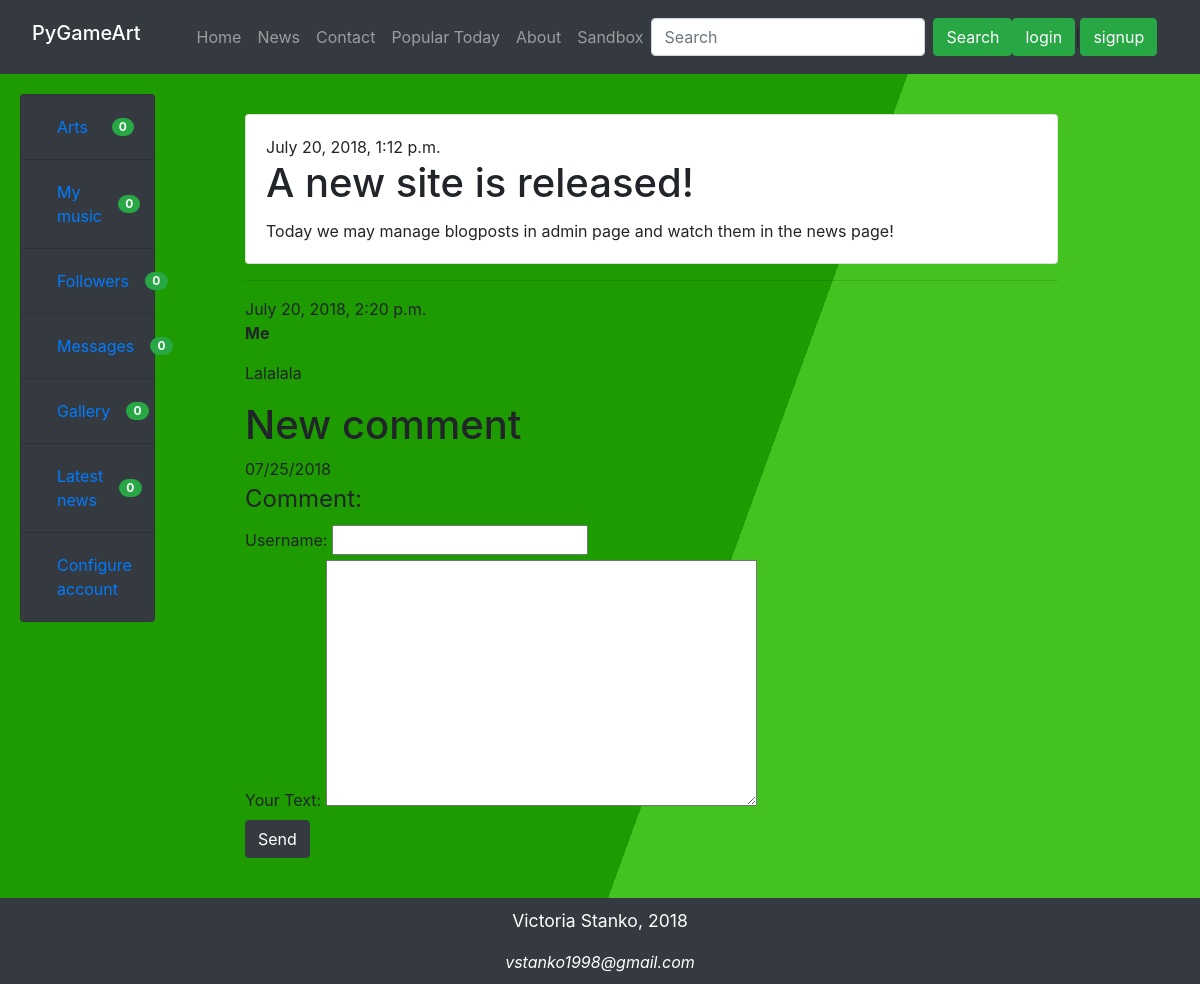
The page /news/post/1/ on the database as committed earlier.
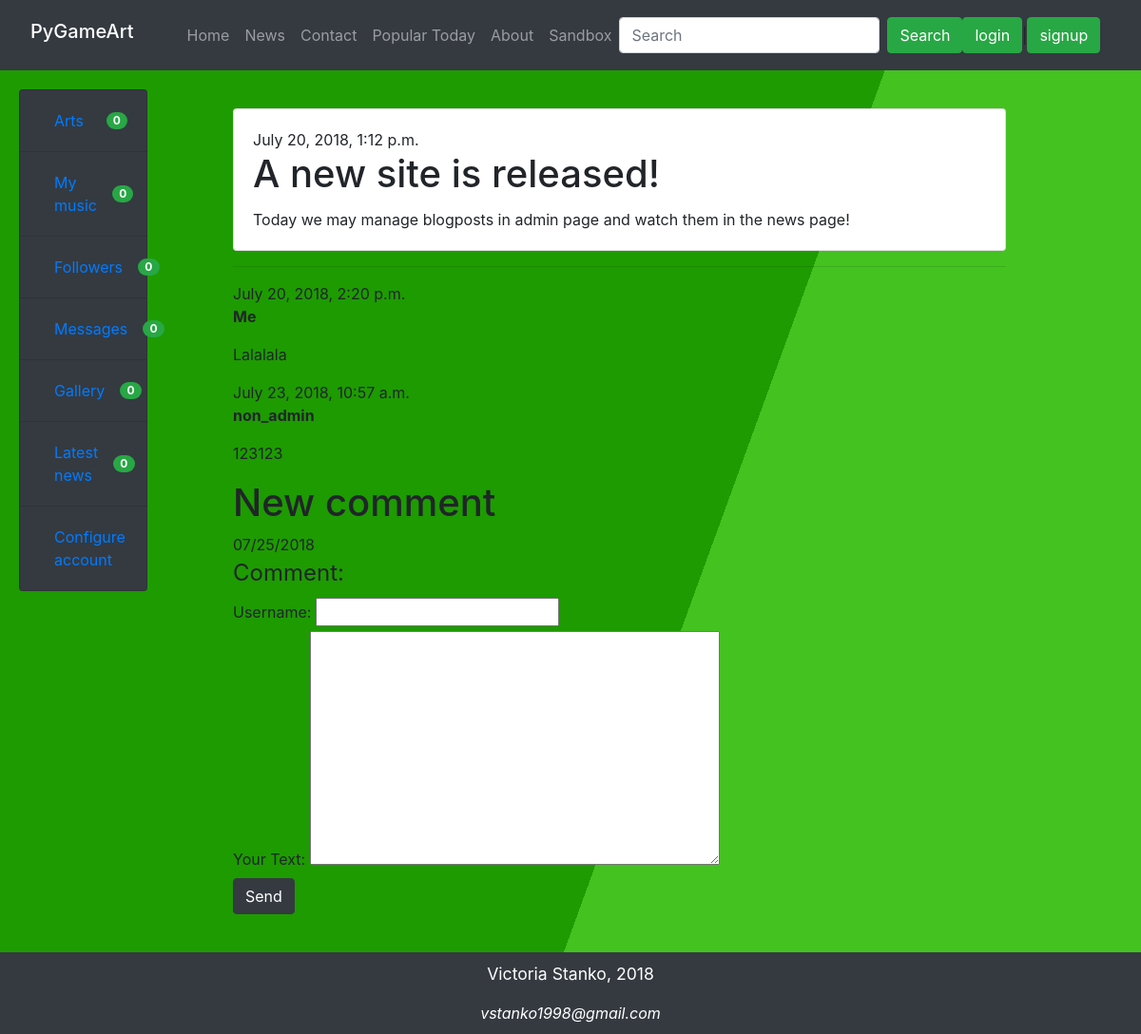
The same page on the database as committed later.
### blog/models.py (models this page shows, shortened)
class Comment(models.Model):
    post = models.ForeignKey('blog.Post', on_delete=models.CASCADE, related_name='comments')
    author = models.CharField(max_length=200)
    author_id = models.CharField(max_length=200, default='', blank=True)
    text = models.TextField()
    created_date = models.DateTimeField(default=timezone.now)
    approved_comment = models.BooleanField(default=False)

### blog/views.py (the view)
# urls.py: url(r'^post/(?P<pk>\d+)/$', views.news_detail, name='news_detail'),
def news_detail(request, pk):
    post = get_object_or_404(Post, pk=pk)
    form = CommentForm
    return render(request, 'news_detail.html', {'post': post, 'form': form})

### blog/templates/news_detail.html (shortened to what this page needs)
{% extends 'base.html' %}
{% load static %}
{% block content %}
    <div class="card">
        <div class="card-body post">
            {% if post.published_date %}
                <div class="date">
                    {{ post.published_date }}
                </div>
            {% endif %}
            <h1 class="card-title">{{ post.title }}</h1>
            <p class="card-text">{{ post.text|linebreaksbr }}</p>
        </div>
    </div>
    <hr>
    <div class="current-comments">
        {% for comment in post.comments.all %}
            {% if user.is_authenticated or comment.approved_comment %}
                <div class="comment">
                    <div class="date">
                        {{ comment.created_date }}
                    </div>
                    <strong>{{ comment.author }}</strong>
                    <p>{{ comment.text|linebreaks }}</p>
                </div>
            {% endif %}
        {% empty %}
            <p class="empty-comments">No comments here yet :(</p>
        {% endfor %}
    </div>
    <h1>New comment</h1>
    {% now "m/d/Y" %}
    <form method="POST" id="post-form-comment">
      <fieldset>
            <legend>Comment:</legend>
            <div class="fieldWrapper">
                <label for="id_author">Username:</label>
                {% if user.is_authenticated %}
                    <input id="id_author" type="text" name="author" maxlength="100" value="{{ user.username }}" readonly required>
                {% else %}
                    <input id="id_author" type="text" name="author" maxlength="100" required>
                {% endif %}
            </div>
            <div class="fieldWrapper">
                <label for="{{ form.text.id_for_label }}">Your Text:</label>
                {{ form.text }}
            </div>
            <button type="submit" class="save btn btn-dark">Send</button>
      </fieldset>
    </form>
{% endblock %}

Rows that differ between the two databases and show on the page:
now on this page (row edited): Comment: created_date "July 23, 2018, 10:57 a.m.", author "non_admin", text "123123"
